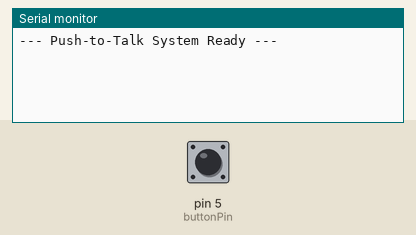
Bench run of a sketch on a simulated Arduino Uno, built with avr-gcc and run on an emulated ATmega328P. Shown: the last lines printed to the serial monitor. The test bench sets the inputs (shaded band); at power-on: pin 5 (buttonPin) HIGH.

Above: at 1.2 s.
1.3 s: pin 5 (buttonPin) pulled LOW for 0.15 s
At 1.43 s:
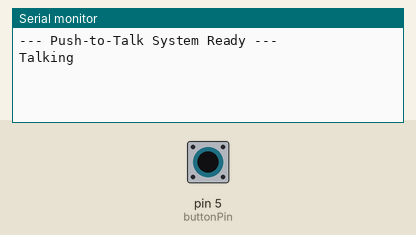
At 2.9 s:
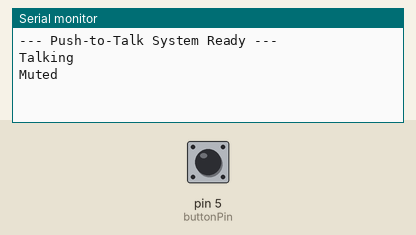

The sketch:

push_to_talk.ino
```cpp
// ----------------------------------------------------------------------------
// ----------------------------------------------------------------------------
// ---------------------------- PUSH TO TALK BUTTON —--------------------------
// ----------------------------------------------------------------------------
// ----------------------------------------------------------------------------


// This program serves as a way to talk through the radio in the form of push to
// talk.
// This version works so when holding down the button the user is “talking” and
// upon release of the button the user is effectively “muted”.
// This design can be seen in many radios although there are other ways.


// ----------------------------------------------------------------------------
// ------------------------ DEFINING VARIABLES & PINS -------------------------
// ----------------------------------------------------------------------------
// ---------------- PINS ----------------
const int buttonPin = 5; // D5


// boolean to record if the user is “talking” or not.
bool isTalking = false;


// ----------------------------------------------------------------------------
// -------------------------------- SET-UP ------------------------------------
// ----------------------------------------------------------------------------
void setup() {
 // Initializing the button (LOW is pressed)and the Serial prints
 pinMode(buttonPin, INPUT_PULLUP);
 Serial.begin(9600);
 Serial.println("--- Push-to-Talk System Ready ---");
}


// ----------------------------------------------------------------------------
// ----------------------------------- LOOP -----------------------------------
// ----------------------------------------------------------------------------
void loop() {
 // First reading the state of the button (pressed or not)
 int buttonState = digitalRead(buttonPin);


 // --- TALKING (button=LOW) ---
 if (buttonState == LOW) {
   // Verifying that the user is not already “talking” (button already pressed)
   if (isTalking == false) {
     // Printing "talking" to show that the user is “talking”
     Serial.println("Talking");

     // Setting to true now user is “talking”
     isTalking = true;
   }
 }


 // --- MUTED (button=HIGH) ---
 else { // buttonState == HIGH
   // Verifying user was just talking
   if (isTalking == true) {
     // Printing the "muted" message to show user is not “talking”
     Serial.println("Muted");

     // Setting to false as user is not “talking”
     isTalking = false;
   }
 }
}
```

Measured:
- after the input at 1.3 s, the serial monitor: prints a new line at once (image 1)
